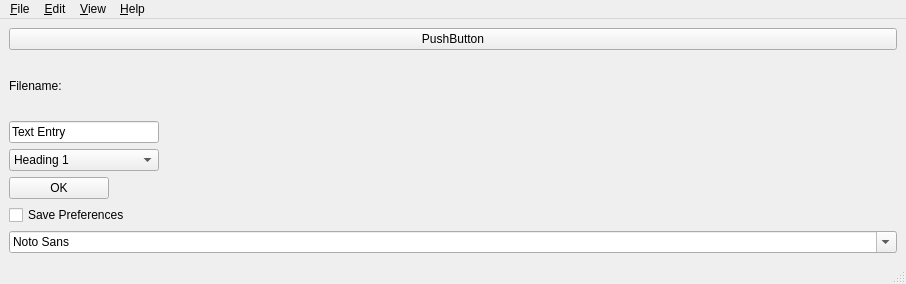
<?xml version="1.0" encoding="UTF-8"?>
<ui version="4.0">
 <class>MainWindow</class>
 <widget class="QMainWindow" name="MainWindow">
  <property name="geometry">
   <rect>
    <x>0</x>
    <y>0</y>
    <width>906</width>
    <height>284</height>
   </rect>
  </property>
  <property name="windowTitle">
   <string>MainWindow</string>
  </property>
  <widget class="QWidget" name="centralwidget">
   <layout class="QVBoxLayout" name="verticalLayout">
    <item>
     <widget class="QPushButton" name="pushButton_2">
      <property name="text">
       <string>PushButton</string>
      </property>
     </widget>
    </item>
    <item alignment="Qt::AlignLeft">
     <widget class="QLabel" name="label">
      <property name="minimumSize">
       <size>
        <width>150</width>
        <height>0</height>
       </size>
      </property>
      <property name="text">
       <string>Filename:</string>
      </property>
     </widget>
    </item>
    <item alignment="Qt::AlignLeft">
     <widget class="QLineEdit" name="lineEdit">
      <property name="sizePolicy">
       <sizepolicy hsizetype="Fixed" vsizetype="Fixed">
        <horstretch>0</horstretch>
        <verstretch>0</verstretch>
       </sizepolicy>
      </property>
      <property name="minimumSize">
       <size>
        <width>150</width>
        <height>0</height>
       </size>
      </property>
      <property name="text">
       <string>Text Entry</string>
      </property>
      <property name="frame">
       <bool>true</bool>
      </property>
     </widget>
    </item>
    <item alignment="Qt::AlignLeft">
     <widget class="QComboBox" name="comboBox">
      <property name="minimumSize">
       <size>
        <width>150</width>
        <height>0</height>
       </size>
      </property>
      <item>
       <property name="text">
        <string>Heading 1</string>
       </property>
      </item>
     </widget>
    </item>
    <item alignment="Qt::AlignLeft">
     <widget class="QPushButton" name="pushButton">
      <property name="minimumSize">
       <size>
        <width>100</width>
        <height>0</height>
       </size>
      </property>
      <property name="text">
       <string>OK</string>
      </property>
      <property name="icon">
       <iconset theme="dialog-ok"/>
      </property>
     </widget>
    </item>
    <item alignment="Qt::AlignLeft">
     <widget class="QCheckBox" name="checkBox">
      <property name="sizePolicy">
       <sizepolicy hsizetype="MinimumExpanding" vsizetype="Fixed">
        <horstretch>0</horstretch>
        <verstretch>0</verstretch>
       </sizepolicy>
      </property>
      <property name="minimumSize">
       <size>
        <width>150</width>
        <height>0</height>
       </size>
      </property>
      <property name="text">
       <string>Save Preferences</string>
      </property>
     </widget>
    </item>
    <item>
     <widget class="QFontComboBox" name="fontComboBox">
      <property name="currentFont">
       <font>
        <family>Sans Condensed Uralic</family>
        <pointsize>12</pointsize>
        <weight>50</weight>
        <bold>false</bold>
       </font>
      </property>
     </widget>
    </item>
   </layout>
  </widget>
  <widget class="QMenuBar" name="menubar">
   <property name="geometry">
    <rect>
     <x>0</x>
     <y>0</y>
     <width>906</width>
     <height>28</height>
    </rect>
   </property>
   <widget class="QMenu" name="menuFile">
    <property name="title">
     <string>&amp;File</string>
    </property>
   </widget>
   <widget class="QMenu" name="menuEdit">
    <property name="title">
     <string>&amp;Edit</string>
    </property>
   </widget>
   <widget class="QMenu" name="menuView">
    <property name="title">
     <string>&amp;View</string>
    </property>
   </widget>
   <widget class="QMenu" name="menuHelp">
    <property name="title">
     <string>&amp;Help</string>
    </property>
   </widget>
   <addaction name="menuFile"/>
   <addaction name="menuEdit"/>
   <addaction name="menuView"/>
   <addaction name="menuHelp"/>
  </widget>
  <widget class="QStatusBar" name="statusbar"/>
 </widget>
 <resources/>
 <connections/>
</ui>
